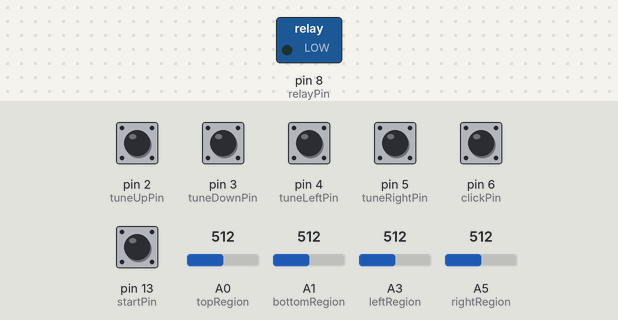
The sketch below on a simulated Arduino Leonardo, built with avr-gcc and run on an emulated ATmega32U4. On the bench: switched loads named in the sketch (green lamp = pin HIGH). The inputs (shaded band) are chosen by the test bench; at power-on: pin 2 (tuneUpPin), pin 3 (tuneDownPin), pin 4 (tuneLeftPin), pin 5 (tuneRightPin), pin 6 (clickPin), pin 13 (startPin) HIGH, A0 (topRegion) = 512, A1 (bottomRegion) = 512, A3 (leftRegion) = 512, A5 (rightRegion) = 512. USB keyboard and mouse output is not drawn; what the sketch prints to the serial monitor is not drawn.

Above: at 1.8 s.
1.9 s: pin 13 (startPin) pulled LOW for 0.6 s
4.0 s: A0 (topRegion) set to 432
5.5 s: A0 (topRegion) set to 415
At 6.3 s:
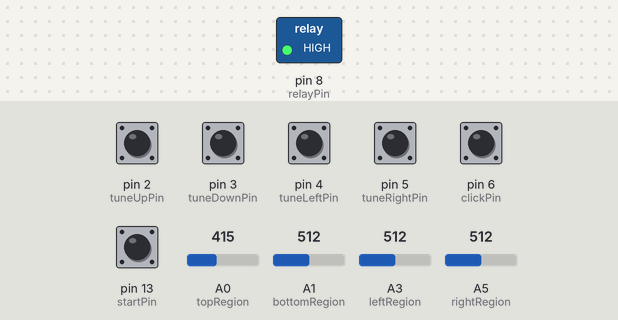
8.5 s: A0 (topRegion) set to 716
At 9.2 s:
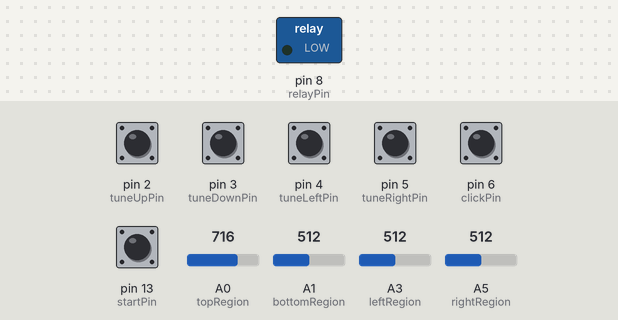
10.2 s: A1 (bottomRegion) set to 436
11.7 s: A1 (bottomRegion) set to 404
At 12.5 s:
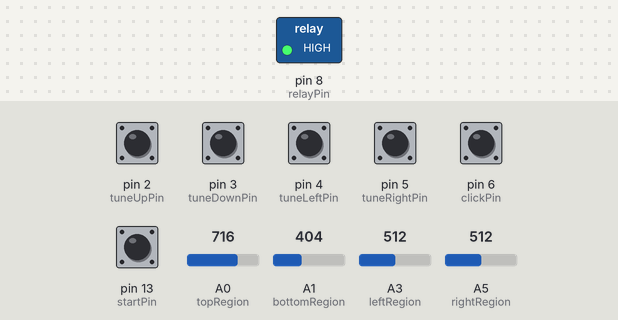
Timing chart, 0 to 14.7 s (numbered marks = the images above; inputs shaded):
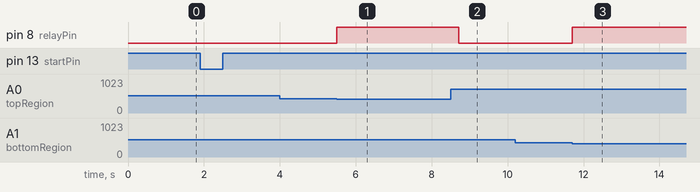

Measured:
- the behaviour switches between 422 and 421 on A0 (topRegion) (found by bisection; images 0 and 1)
- the behaviour switches between 422 and 421 on A1 (bottomRegion) (found by bisection; images 2 and 3)
- after the input at 4.0 s, every drawn part: stays the same
- after the input at 5.5 s, pin 8 (relayPin): LOW → HIGH at once
- after the input at 8.5 s, pin 8 (relayPin): HIGH → LOW after 0.21 s
- after the input at 10.2 s, every drawn part: stays the same
- after the input at 11.7 s, pin 8 (relayPin): LOW → HIGH at once

The sketch:

moveRightHand.ino
```cpp
/*
Hey there! This code was originally written for our YouTube channel, https://www.youtube.com/RKadeGaming
We're glad that you've taken an interest in our project, and we hope that you have a good time building it!
We've made this code public, and you're free to use it however you like. If you end up sharing the project with others though,
we'd appreciate some attribution so that people know where to find more stuff like this.
Thanks, and have fun! :)
*/

#include <Mouse.h>

// this code is intended for the right-hand control
/*
Right-hand settings within driver4VR:
    Yaw: 2
    Pitch: -4
    Driver sensitivity: 200
*/

// since this script takes control of the mouse, I want to be able to disable control. The start pin must read LOW before the Arduino can control the mouse.
const int startPin = 13;

// the target is divided into 4 regions; a box with an "x" in the middle. When a region is hit with a sufficient amount of light, it will trigger a movement
const int topRegion = A0;
const int bottomRegion = A1;
const int leftRegion = A3;
const int rightRegion = A5;

int sendDelay = 80;     // cursor movement instructions can only be sent so fast without some information being lost. 80 ms seems to be about the minimum delay between commands to work reliably
int moveDist = 125;     // move the cursor in chunks of 125 units (Mouse.move() takes a signed char and the operating range is [-128, 127])

// these store the initial ambient light value minus a tunable light level (to adjust sensitivity)
int topRegionThreshold = 0;
int bottomRegionThreshold = 0;
int leftRegionThreshold = 0;
int rightRegionThreshold = 0;
int lightDiff = 90;     // if a photoresistor reads lower than the initial ambient light by this amount (meaning light was introduced), the it's time to activate a movement
    // the green laser causes a drop in resistance of about 200-300
    // the blue laser causes a drop in resistance of about 700-800

// these pins are connected to simple buttons and are used for fine-tuning the position of the virtual lightsabers
const int tuneUpPin = 2;
const int tuneDownPin = 3;
const int tuneLeftPin = 4;
const int tuneRightPin = 5;
const int tuneAmount = 5;
const int clickPin = 6;

// this relay controls the LED strips
const int relayPin = 8;

int photoRead = 0;

void setup(){
    Serial.begin(115200);
    Mouse.begin();
    //  Mouse.move(LEFT-/RIGHT+, UP-/DOWN+);

    pinMode(startPin, INPUT_PULLUP);
    while(digitalRead(startPin) == HIGH){
        Serial.println("Waiting for startPin before continuing...");
        delay(500);
    }
    pinMode(topRegion, INPUT);
    pinMode(bottomRegion, INPUT);
    pinMode(leftRegion, INPUT);
    pinMode(rightRegion, INPUT);

    // set the threshold values for each photoresistor relative to the current ambient light. If a subsequent reading is below the threshold, trigger a mouse movement
    topRegionThreshold = analogRead(topRegion) - lightDiff;
    bottomRegionThreshold = analogRead(bottomRegion) - lightDiff;
    leftRegionThreshold = analogRead(leftRegion) - lightDiff;
    rightRegionThreshold = analogRead(rightRegion) - lightDiff;

    pinMode(tuneUpPin, INPUT_PULLUP);
    pinMode(tuneDownPin, INPUT_PULLUP);
    pinMode(tuneLeftPin, INPUT_PULLUP);
    pinMode(tuneRightPin, INPUT_PULLUP);
    pinMode(clickPin, INPUT_PULLUP);

    pinMode(relayPin, OUTPUT);
}

void loop(){
    checkFineTune();       // check the pins to see if the cursor is being fine-tuned at the moment.
    executeMovement();
}

void checkFineTune(){
    // move the cursor a small amount (up/down, left/right) for fine-tuning the position of the handle
    if(digitalRead(tuneUpPin) == LOW){
        Mouse.move(0, -tuneAmount);
        delay(200);
    }
    if(digitalRead(tuneDownPin) == LOW){
        Mouse.move(0, tuneAmount);
        delay(200);
    }
    if(digitalRead(tuneLeftPin) == LOW){
        Mouse.move(-tuneAmount, 0);
        delay(200);
    }
    if(digitalRead(tuneRightPin) == LOW){
        Mouse.move(tuneAmount, 0);
        delay(200);
    }
    if(digitalRead(clickPin) == LOW){
        Mouse.click();
        delay(200);
    }
}

// read from each of the photoresistors to determine which movement to execute
void executeMovement(){
    evaluateUpSwipe();
    evaluateDownSwipe();
    evaluateLeftSwipe();
    evaluateRightSwipe();
}

void evaluateUpSwipe(){
    // an upward swipe will contact the bottom region first
    photoRead = analogRead(bottomRegion);
    if(analogRead(bottomRegion) < bottomRegionThreshold){
        digitalWrite(relayPin, HIGH);
        swipeUp();
        digitalWrite(relayPin, LOW);
    }
}
void evaluateDownSwipe(){
    photoRead = analogRead(topRegion);
    if(photoRead < topRegionThreshold){
        digitalWrite(relayPin, HIGH);
        swipeDown();
        digitalWrite(relayPin, LOW);
    }
}
void evaluateLeftSwipe(){
    photoRead = analogRead(rightRegion);
    if(photoRead < rightRegionThreshold){
        digitalWrite(relayPin, HIGH);
        swipeLeft();
        digitalWrite(relayPin, LOW);
    }
}
void evaluateRightSwipe(){
    photoRead = analogRead(leftRegion);
    if(photoRead < leftRegionThreshold){
        digitalWrite(relayPin, HIGH);
        swipeRight();
        digitalWrite(relayPin, LOW);
    }
}

// these are the actual swipe motions for the right hand movements
void swipeUp(){
    // for whatever reason, 100 feels better than the full 125 that the other operations use.
    // move diagonally down
    Mouse.move(100, 100);
    delay(sendDelay);

    // move straight upwards twice
    Mouse.move(0, -100);
    delay(sendDelay);
    Mouse.move(0, -100);
    delay(sendDelay);

    // move diagonally back down to the home position
    Mouse.move(-100, 100);
    delay(sendDelay);
}

void swipeDown(){
    // move diagonally up
    Mouse.move(moveDist, -moveDist);
    delay(sendDelay);

    // move straight downwards twice
    Mouse.move(0, moveDist);
    delay(sendDelay);
    Mouse.move(0, moveDist);
    delay(sendDelay);

    // move diagonally back to the home position
    Mouse.move(-moveDist, -moveDist);
    delay(sendDelay);
}

void swipeLeft(){
    Mouse.move(moveDist, 0);
    delay(sendDelay);
    // delay for a bit so I can complete the swipe from the left direction
    delay(200);
    Mouse.move(-moveDist, 0);
    delay(sendDelay);
}

void swipeRight(){
    // swipe right and come back to the home position
    Mouse.move(moveDist, 0);
    delay(sendDelay);
    Mouse.move(-moveDist, 0);
    delay(sendDelay);
    delay(sendDelay);
}
```
